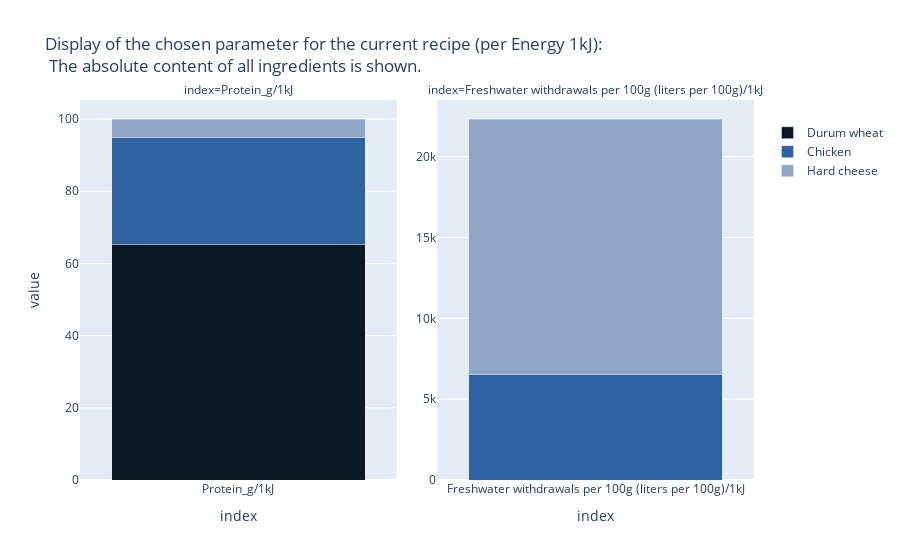

Source (notebook cell):
### Markdown cell above
## create plotly bar plot for recipe (per energy) with contribution of ingredients stacked

### Code cell
# https://community.plotly.com/t/how-to-set-different-x-and-y-axis-for-each-subplot/57417
# same plot as previous, just for energy dataframe

import plotly.express as px
import pandas as pd


choice = ['Protein_g/1kJ', 
              'Freshwater withdrawals per 100g (liters per 100g)/1kJ']
df_plot_per_energy = df_per_energy.loc[choice]
fig = px.bar(df_plot_per_energy,
#              x='ingredient',
#              y='value', 
             barmode="stack",
             facet_col=df_plot_per_energy.index, 
             color_discrete_sequence=oslo_rgb[1::3],
                                                    facet_col_spacing=0.06,
    color_continuous_scale=None,
    title = 'Display of the chosen parameter for the current recipe (per Energy 1kJ): <br> The absolute content of all ingredients is shown.'
            )
fig.update_xaxes(matches=None, showticklabels=True)
fig.update_yaxes(matches=None, showticklabels=True)
fig.show()
# fig.write_html("BarsRecipeItemEnergy2.html")

### Figure 1 — Plotly figure (JSON) as saved in the notebook; plotly's stock layout.template omitted (floating-point values rounded to 4 significant figures)
{"data": [{"alignmentgroup": "True", "hovertemplate": " =Durum wheat<br>index=%{x}<br>value=%{y}<extra></extra>", "legendgroup": "Durum wheat", "marker": {"color": "rgb(11, 25, 39)", "pattern": {"shape": ""}}, "name": "Durum wheat", "offsetgroup": "Durum wheat", "orientation": "v", "showlegend": true, "textposition": "auto", "type": "bar", "x": ["Protein_g/1kJ"], "xaxis": "x", "y": [65.16], "yaxis": "y"}, {"alignmentgroup": "True", "hovertemplate": " =Durum wheat<br>index=%{x}<br>value=%{y}<extra></extra>", "legendgroup": "Durum wheat", "marker": {"color": "rgb(11, 25, 39)", "pattern": {"shape": ""}}, "name": "Durum wheat", "offsetgroup": "Durum wheat", "orientation": "v", "showlegend": false, "textposition": "auto", "type": "bar", "x": ["Freshwater withdrawals per 100g (liters per 100g)/1kJ"], "xaxis": "x2", "y": [null], "yaxis": "y2"}, {"alignmentgroup": "True", "hovertemplate": " =Chicken<br>index=%{x}<br>value=%{y}<extra></extra>", "legendgroup": "Chicken", "marker": {"color": "rgb(46, 98, 160)", "pattern": {"shape": ""}}, "name": "Chicken", "offsetgroup": "Chicken", "orientation": "v", "showlegend": true, "textposition": "auto", "type": "bar", "x": ["Protein_g/1kJ"], "xaxis": "x", "y": [29.79], "yaxis": "y"}, {"alignmentgroup": "True", "hovertemplate": " =Chicken<br>index=%{x}<br>value=%{y}<extra></extra>", "legendgroup": "Chicken", "marker": {"color": "rgb(46, 98, 160)", "pattern": {"shape": ""}}, "name": "Chicken", "offsetgroup": "Chicken", "orientation": "v", "showlegend": false, "textposition": "auto", "type": "bar", "x": ["Freshwater withdrawals per 100g (liters per 100g)/1kJ"], "xaxis": "x2", "y": [6518.0], "yaxis": "y2"}, {"alignmentgroup": "True", "hovertemplate": " =Hard cheese<br>index=%{x}<br>value=%{y}<extra></extra>", "legendgroup": "Hard cheese", "marker": {"color": "rgb(144, 166, 201)", "pattern": {"shape": ""}}, "name": "Hard cheese", "offsetgroup": "Hard cheese", "orientation": "v", "showlegend": true, "textposition": "auto", "type": "bar", "x": ["Protein_g/1kJ"], "xaxis": "x", "y": [5.049], "yaxis": "y"}, {"alignmentgroup": "True", "hovertemplate": " =Hard cheese<br>index=%{x}<br>value=%{y}<extra></extra>", "legendgroup": "Hard cheese", "marker": {"color": "rgb(144, 166, 201)", "pattern": {"shape": ""}}, "name": "Hard cheese", "offsetgroup": "Hard cheese", "orientation": "v", "showlegend": false, "textposition": "auto", "type": "bar", "x": ["Freshwater withdrawals per 100g (liters per 100g)/1kJ"], "xaxis": "x2", "y": [15810.0], "yaxis": "y2"}], "layout": {"annotations": [{"font": {}, "showarrow": false, "text": "index=Protein_g/1kJ", "x": 0.235, "xanchor": "center", "xref": "paper", "y": 1, "yanchor": "bottom", "yref": "paper"}, {"font": {}, "showarrow": false, "text": "index=Freshwater withdrawals per 100g (liters per 100g)/1kJ", "x": 0.765, "xanchor": "center", "xref": "paper", "y": 1, "yanchor": "bottom", "yref": "paper"}], "barmode": "stack", "legend": {"title": {"text": " "}, "tracegroupgap": 0}, "title": {"text": "Display of the chosen parameter for the current recipe (per Energy 1kJ): <br> The absolute content of all ingredients is shown."}, "xaxis": {"anchor": "y", "categoryarray": ["Protein_g/1kJ", "Freshwater withdrawals per 100g (liters per 100g)/1kJ"], "categoryorder": "array", "domain": [0, 0.47], "showticklabels": true, "title": {"text": "index"}}, "xaxis2": {"anchor": "y2", "categoryarray": ["Protein_g/1kJ", "Freshwater withdrawals per 100g (liters per 100g)/1kJ"], "categoryorder": "array", "domain": [0.53, 1], "showticklabels": true, "title": {"text": "index"}}, "yaxis": {"anchor": "x", "domain": [0, 1], "showticklabels": true, "title": {"text": "value"}}, "yaxis2": {"anchor": "x2", "domain": [0, 1], "showticklabels": true}}}
